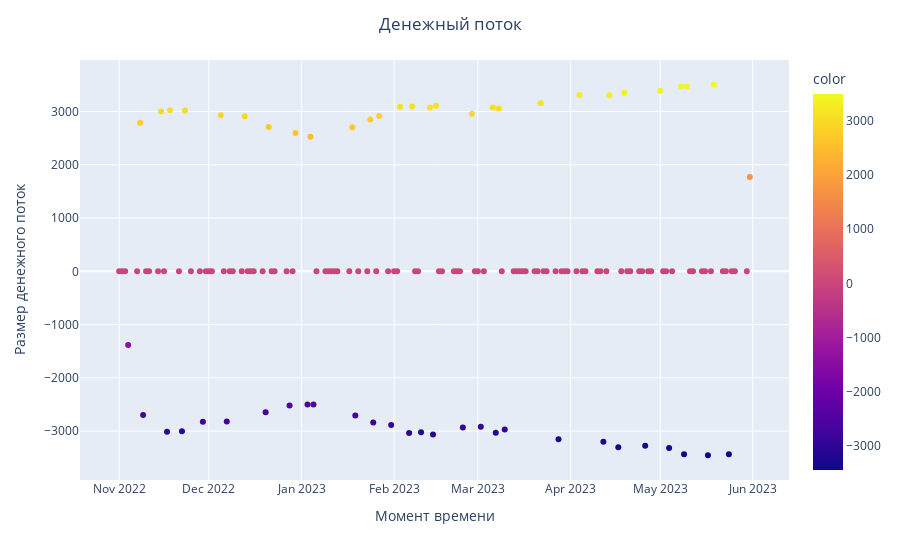

The code cell stored with this chart in its notebook:
### Markdown cell above
Визуализируем денежный поток. Если положительный, значит столько денег к нашему текущему балансу счета прибавилось от входа в шорт. Если отризательный, значит столько денег убыло с текущего счета, поскольку пришлось потратиться на покупку акций.

### Code cell
plt.figure(figsize = (12.5, 4))
fig2 = px.scatter(
    x = dataf.index, 
    y = dataf['Cashflow'], 
    color = dataf['Cashflow']
    )
fig2.update_layout(
    title_text = 'Денежный поток',
    title_x = 0.5,
    xaxis_title = "Момент времени",
    yaxis_title = "Размер денежного поток"
    )
fig2.show()

### Figure 1 — Plotly figure (JSON) as saved in the notebook; plotly's stock layout.template omitted (floating-point values rounded to 4 significant figures; data arrays with more than 128 entries replaced by an {"elided": "..."} marker saying what was removed)
{"data": [{"hovertemplate": "x=%{x}<br>y=%{y}<br>color=%{marker.color}<extra></extra>", "legendgroup": "", "marker": {"color": {"elided": "145 float values"}, "coloraxis": "coloraxis", "symbol": "circle"}, "mode": "markers", "name": "", "orientation": "v", "showlegend": false, "type": "scatter", "x": {"elided": "145 str values"}, "xaxis": "x", "y": {"elided": "145 float values"}, "yaxis": "y"}], "layout": {"coloraxis": {"colorbar": {"title": {"text": "color"}}, "colorscale": [[0, "#0d0887"], [0.1111, "#46039f"], [0.2222, "#7201a8"], [0.3333, "#9c179e"], [0.4444, "#bd3786"], [0.5556, "#d8576b"], [0.6667, "#ed7953"], [0.7778, "#fb9f3a"], [0.8889, "#fdca26"], [1, "#f0f921"]]}, "legend": {"tracegroupgap": 0}, "margin": {"t": 60}, "title": {"text": "Денежный поток", "x": 0.5}, "xaxis": {"anchor": "y", "domain": [0, 1], "title": {"text": "Момент времени"}}, "yaxis": {"anchor": "x", "domain": [0, 1], "title": {"text": "Размер денежного поток"}}}}
